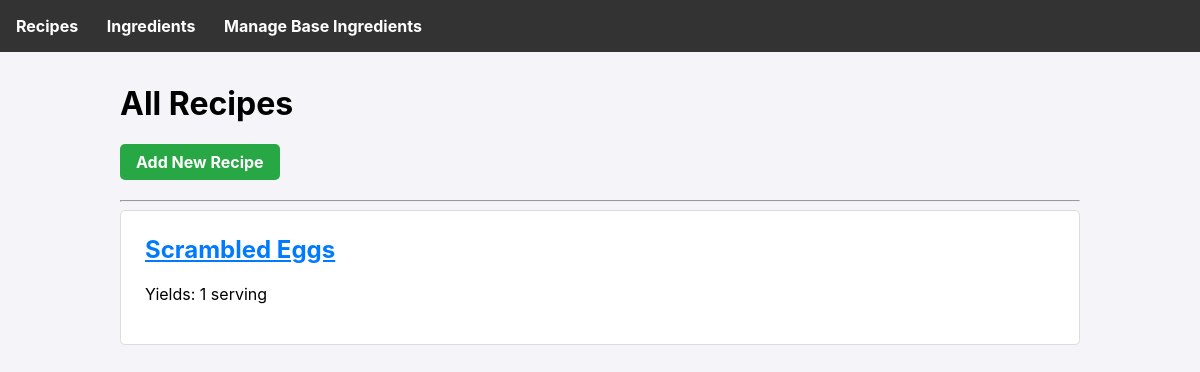
/, run on an earlier commit of the app's database.
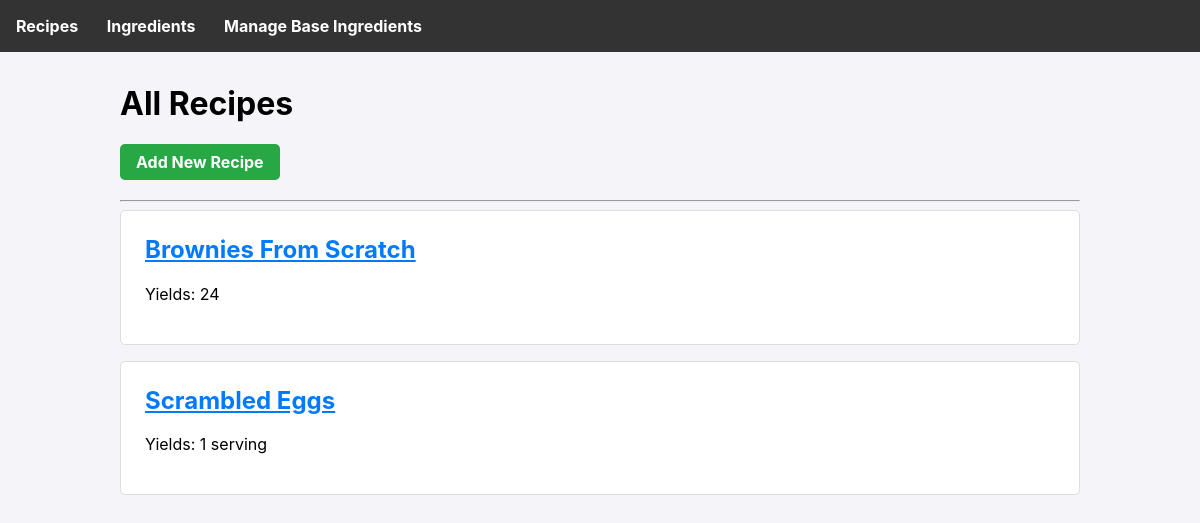
And on a later commit of the database.
### tables this page shows
CREATE TABLE recipes (
        id INTEGER PRIMARY KEY AUTOINCREMENT,
        name TEXT UNIQUE NOT NULL,
        preparation_instructions TEXT,
        bake_instructions TEXT,
        yield TEXT
    );

### app.py (the view)
@app.route('/')
def index():
    db = get_db()
    recipes = db.execute('SELECT * FROM recipes ORDER BY name').fetchall()
    return render_template('index.html', recipes=recipes)

### app.py (called while the page is built)
def get_db():
    if 'db' not in g:
        g.db = sqlite3.connect(DATABASE)
        g.db.row_factory = sqlite3.Row
    return g.db

### templates/index.html
{% extends 'base.html' %}
{% block content %}
    <h1>All Recipes</h1>
    <a href="{{ url_for('add_recipe') }}" class="button button-green">Add New Recipe</a>
    <hr style="margin-top: 1.2rem;">
    {% for recipe in recipes %}
        <div class="card">
            <h2><a href="{{ url_for('recipe_detail', recipe_id=recipe.id) }}">{{ recipe.name }}</a></h2>
            <p>Yields: {{ recipe.yield }}</p>
        </div>
    {% else %}
        <p>No recipes found. Add one!</p>
    {% endfor %}
{% endblock %}

What changed in the data, as far as the page shows it:
added recipes: name "Brownies From Scratch", yield "24"
